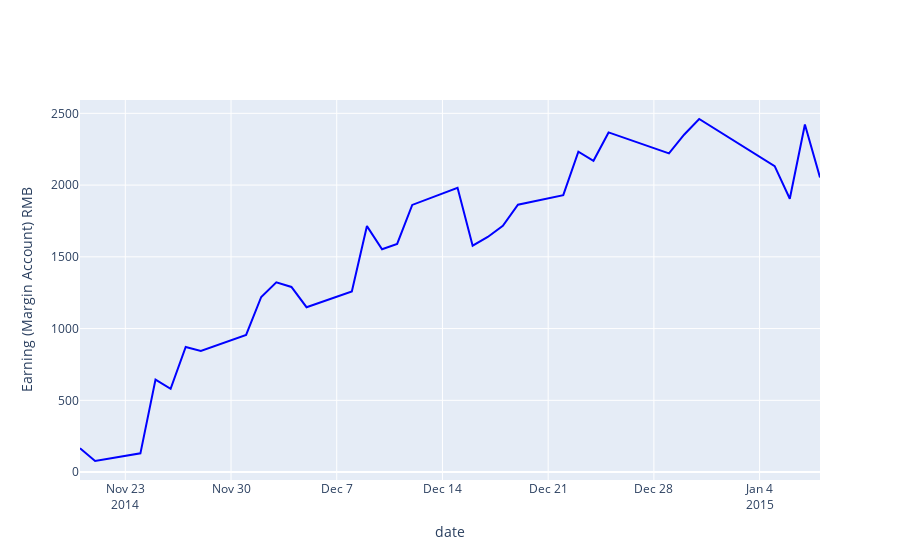

The cell this chart's notebook holds for it:
### Code cell
fig = go.Figure()
# Add traces
fig.add_trace(go.Scatter(x=df_trade["Date"], 
                 y= pd.DataFrame({'Balance':profit_list})['Balance'],
                 mode='lines',
                 name='balance',
                 line=dict(color='blue')))


fig.update_layout(yaxis=dict(title='Earning (Margin Account) RMB'),
          xaxis=dict(title='date'))
fig.show()

### Figure 1 — Plotly figure (JSON) as saved in the notebook; plotly's stock layout.template omitted (floating-point values rounded to 4 significant figures; data arrays with more than 128 entries replaced by an {"elided": "..."} marker saying what was removed)
{"data": [{"line": {"color": "blue"}, "mode": "lines", "name": "balance", "type": "scatter", "x": {"elided": "150 str values"}, "y": [166.0, 77.24, 130.7, 644.8, 580.7, 871.9, 844.9, 955.7, 1220.0, 1322.0, 1290.0, 1149.0, 1259.0, 1714.0, 1553.0, 1591.0, 1862.0, 1981.0, 1578.0, 1639.0, 1716.0, 1864.0, 1930.0, 2233.0, 2169.0, 2367.0, 2221.0, 2351.0, 2461.0, 2132.0, 1905.0, 2422.0, 2053.0]}], "layout": {"xaxis": {"title": {"text": "date"}}, "yaxis": {"title": {"text": "Earning (Margin Account) RMB"}}}}
